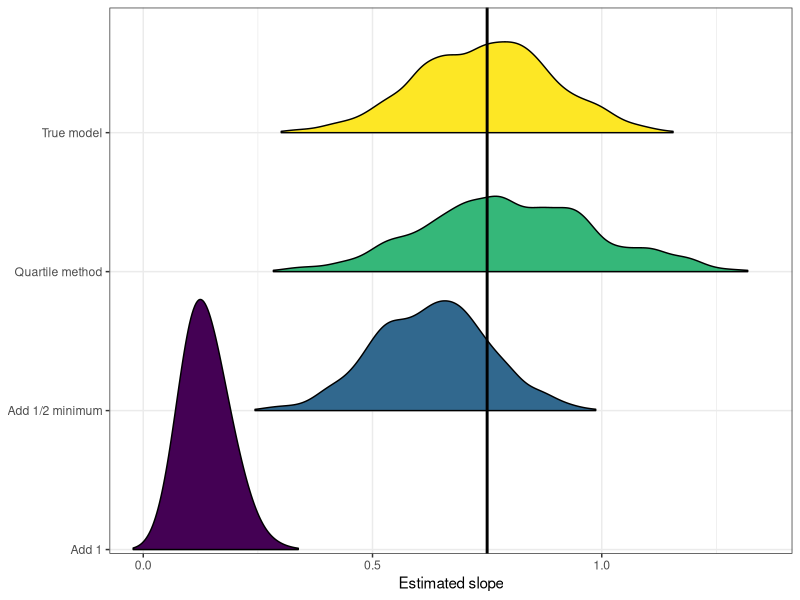

Write R code to recreate this figure.
## ---- chunk 1
library(purrr) # v. 0.2.5
library(dplyr) # v. 0.7.6
library(broom) # v. 0.5.0
library(ggplot2) # v. 3.0.0
library(ggridges) # v. 0.5.0
## ---- chunk 2
set.seed(16)
beta0 = 0 # intercept
beta1 = .75 # slope

# Sample size
n = 50

# Explanatory variable
x = runif(n, min = -7, max = 0)
## ---- chunk 3
true_y = exp(beta0 + beta1*x + rnorm(n, 0, 2))
summary(true_y)
## ---- chunk 4
y = round(true_y, digits = 2)
summary(y)
## ---- chunk 5
replicate(100, sum(round(exp(beta0 + beta1*runif(n, -7, 0) + rnorm(n, 0, 2)), 2) == 0) )
## ---- chunk 6
( true = lm(log(true_y) ~ x) )
## ---- chunk 7
( fit1 = lm(log(y + 1) ~ x) )
## ---- chunk 8
( fitc = lm(log(y + min(y[y>0])/2) ~ x) )
## ---- chunk 9
( fitq = lm(log(y + quantile(y, .25)^2/quantile(y, .75) ) ~ x) )
## ---- chunk 10
logy_0 = function(beta0 = 0, beta1 = .75, n) {
     x = runif(n, -7, 0) # create expl var between -10 and 0
     true_y = exp(beta0 + beta1*x + rnorm(n, 0, 2))
     y = round(true_y, 2)
     
     while( sum(y == 0 ) == 0 | sum(y == 0) > n/4) {
          true_y = exp(beta0 + beta1*x + rnorm(n, 0, 2))
          y = round(true_y, 2)
     }
     
     true = lm(log(true_y) ~ x)
     fit1 = lm(log(y + 1) ~ x)
     fitc = lm(log(y + min(y[y>0])/2) ~ x)
     fitq = lm(log(y + quantile(y, .25)^2/quantile(y, .75) ) ~ x)
     
     setNames(list(true, fit1, fitc, fitq), 
              c("True model", "Add 1", "Add 1/2 minimum", "Quartile method") )
}
## ---- chunk 11
set.seed(16)
logy_0(n = 50)
## ---- chunk 12
models = replicate(1000, logy_0(n = 50), simplify = FALSE)
## ---- chunk 13
results = map_dfr(flatten(models), 
              ~tidy(.x, conf.int = TRUE), 
              .id = "model")
head(results)
## ---- chunk 14
results_sl = filter(results, term == "x")
## ---- chunk 15
results_sl %>%
     group_by(model) %>%
     summarise(med_estimate = median(estimate),
               CI_coverage = mean(conf.low < .75 & .75 < conf.high) )
## ---- chunk 16
ggplot(results_sl, aes(x = estimate, y = model, fill = model) ) +
     geom_density_ridges2(show.legend = FALSE, rel_min_height = 0.005) +
     geom_vline(xintercept = .75, size = 1) +
     scale_fill_viridis_d() +
     theme_bw() +
     scale_x_continuous(name = "Estimated slope", expand = c(0.01, 0)) +
     scale_y_discrete(name = NULL, expand = expand_scale(mult = c(.01, .3) ) )
